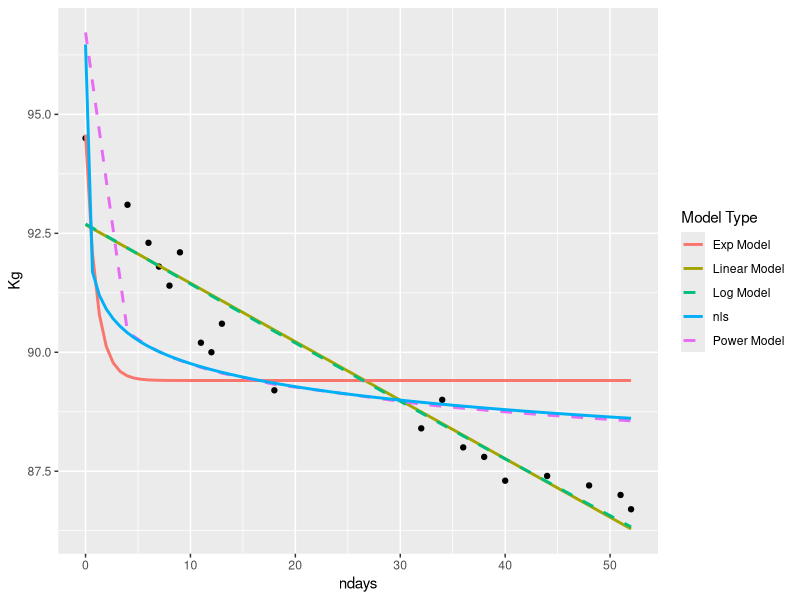
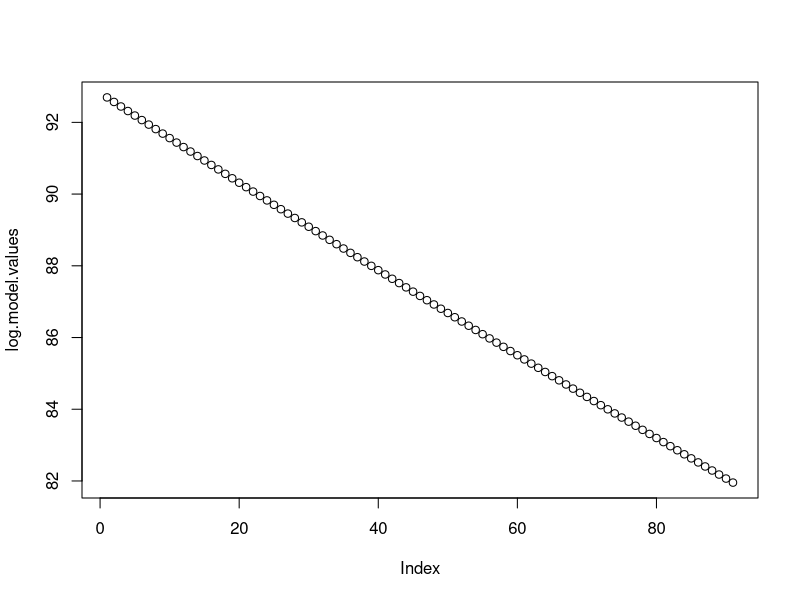

Write the R code that produced these figures, in order.
library(readr)
library(tidyverse)
library(quantreg)

weight <- read_csv("weight.csv", col_types = cols(`Date` = col_date(format = "%d/%m/%Y")))
weight$ndays <- as.integer(weight$Date - weight$Date[1])
weight

##change first value to 0.001 to allow for power models et
weight$ndays[1] <- 0.001

# models##
linear.model <- lm(Kg ~ ndays, data = weight)
log.model <- lm(log(Kg) ~ ndays, data = weight)
exp.model <- lm(Kg ~ exp(-ndays), data = weight)
power.model <-lm(log(Kg) ~ log(ndays), data = weight) # which is same as log-log model -- see http://bulldog2.redlands.edu/fac/eric_hill/Phys233/Lab/LabRefCh10%20Power%20Law%20and%20Log.pdf
#nls.model <- 

##non-linear least squares fit

#graph 
log.model.df <- data.frame(ndays = weight$ndays,
                           Kg.log = exp(fitted(log.model)))

pow.model.df <- data.frame(ndays = weight$ndays, 
                           Kg.pow = exp(fitted(power.model)))

ggplot(weight, aes(x = ndays, y = Kg)) + 
  geom_point() +
  geom_smooth(method = "lm", aes(color = "Linear Model"),
              se = FALSE) +
  geom_smooth(method ="lm", aes(color = "Exp Model"),
              formula = (y ~ exp(-x)), se= FALSE , linetype = 1) +
  geom_line(data = log.model.df, aes(ndays, Kg.log, color = "Log Model"),
            size = 1, linetype = 2) + 
  geom_line(data = pow.model.df, aes(ndays, Kg.pow, color = "Power Model"),
            size = 1, linetype = 2) +   
  geom_smooth(method = 'nls', formula = (y~a*x^b), 
              method.args = list(start = c(a = 80,b = -1)),se = FALSE, aes(color = 'nls')) +
  guides(color = guide_legend("Model Type"))

### different linear regression methods ### 
#gls 

library(nlme)
gls.regression <- gls(Kg ~ ndays, data = weight)
summary(gls.regression)

gls.regression.log <- gls(log(Kg) ~ ndays, data = weight)
summary(gls.regression.log)
str(gls.regression)

# https://www.r-bloggers.com/linear-regression-with-correlated-data/
#need to add auto-correlation structure. 

dayvalues <- seq(0, 90, by = 1)
log.model.values <- exp(predict(log.model, list(ndays=dayvalues)))
plot(log.model.values)

lin.modelvalues <- predict(linear.model, list(ndays=dayvalues))

lin.modelvalues
